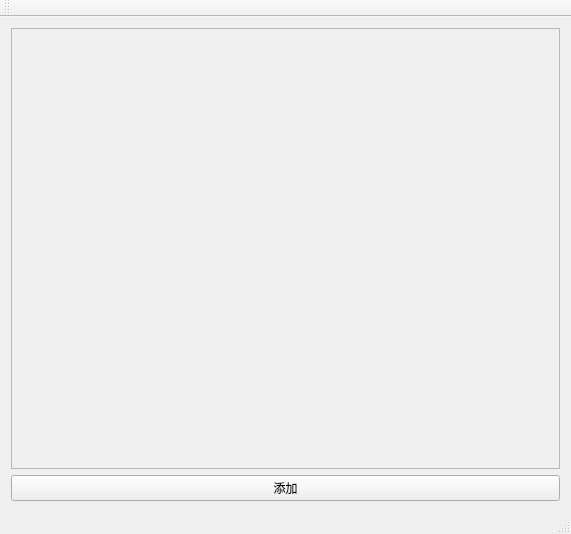
<?xml version="1.0" encoding="UTF-8"?>
<ui version="4.0">
 <class>MainWindow</class>
 <widget class="QMainWindow" name="MainWindow">
  <property name="geometry">
   <rect>
    <x>0</x>
    <y>0</y>
    <width>571</width>
    <height>534</height>
   </rect>
  </property>
  <property name="windowTitle">
   <string>MainWindow</string>
  </property>
  <widget class="QWidget" name="centralWidget">
   <layout class="QGridLayout" name="gridLayout">
    <item row="1" column="0">
     <layout class="QVBoxLayout" name="verticalLayout">
      <item>
       <widget class="QScrollArea" name="scrollArea">
        <property name="widgetResizable">
         <bool>true</bool>
        </property>
        <widget class="QWidget" name="scrollAreaWidgetContents">
         <property name="geometry">
          <rect>
           <x>0</x>
           <y>0</y>
           <width>549</width>
           <height>441</height>
          </rect>
         </property>
        </widget>
       </widget>
      </item>
      <item>
       <widget class="QPushButton" name="AddButton">
        <property name="text">
         <string>添加</string>
        </property>
       </widget>
      </item>
     </layout>
    </item>
   </layout>
  </widget>
  <widget class="QToolBar" name="mainToolBar">
   <attribute name="toolBarArea">
    <enum>TopToolBarArea</enum>
   </attribute>
   <attribute name="toolBarBreak">
    <bool>false</bool>
   </attribute>
  </widget>
  <widget class="QStatusBar" name="statusBar"/>
 </widget>
 <layoutdefault spacing="6" margin="11"/>
 <resources/>
 <connections/>
</ui>
